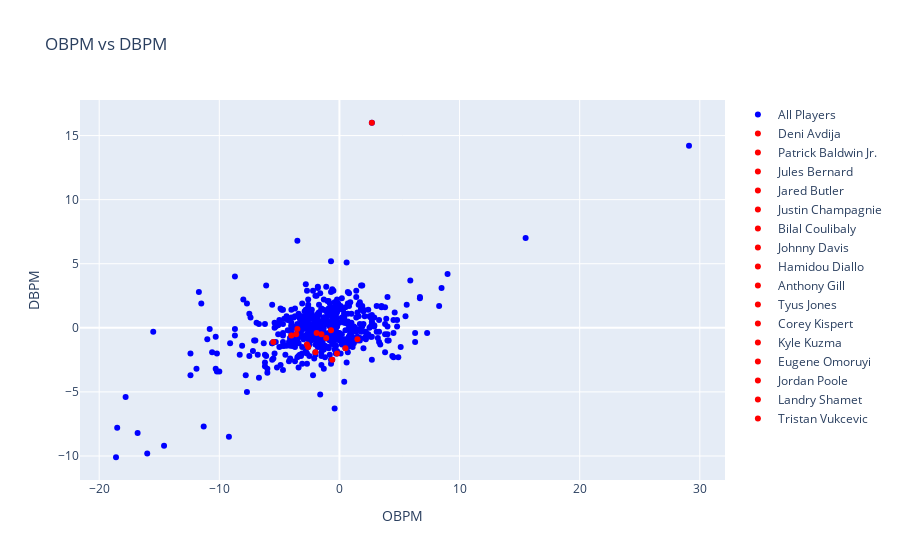

The code cell stored with this chart in its notebook:
### Code cell
import plotly.graph_objects as go

fig = go.Figure()

fig.add_trace(go.Scatter(x=player['OBPM'], y=player['DBPM'], mode='markers', marker=dict(color='blue'), hovertext=player['Player'], name='All Players'))


for i, row in WAS_players.iterrows():
    fig.add_trace(go.Scatter(x=[row['OBPM']], y=[row['DBPM']], mode='markers', marker=dict(color='red'), hovertext=row['Player'], name=row['Player']))

fig.update_layout(title='OBPM vs DBPM', xaxis_title='OBPM', yaxis_title='DBPM')

fig.show()

### Figure 1 — Plotly figure (JSON) as saved in the notebook; plotly's stock layout.template omitted (floating-point values rounded to 4 significant figures; data arrays with more than 128 entries replaced by an {"elided": "..."} marker saying what was removed)
{"data": [{"hovertext": {"elided": "572 str values"}, "marker": {"color": "blue"}, "mode": "markers", "name": "All Players", "type": "scatter", "x": {"elided": "572 float values"}, "y": {"elided": "572 float values"}}, {"hovertext": "Deni Avdija", "marker": {"color": "red"}, "mode": "markers", "name": "Deni Avdija", "type": "scatter", "x": [-0.7], "y": [-0.2]}, {"hovertext": "Patrick Baldwin Jr.", "marker": {"color": "red"}, "mode": "markers", "name": "Patrick Baldwin Jr.", "type": "scatter", "x": [-4], "y": [-0.6]}, {"hovertext": "Jules Bernard", "marker": {"color": "red"}, "mode": "markers", "name": "Jules Bernard", "type": "scatter", "x": [-0.6], "y": [-2.5]}, {"hovertext": "Jared Butler", "marker": {"color": "red"}, "mode": "markers", "name": "Jared Butler", "type": "scatter", "x": [-1.5], "y": [-0.5]}, {"hovertext": "Justin Champagnie", "marker": {"color": "red"}, "mode": "markers", "name": "Justin Champagnie", "type": "scatter", "x": [-1.1], "y": [-0.8]}, {"hovertext": "Bilal Coulibaly", "marker": {"color": "red"}, "mode": "markers", "name": "Bilal Coulibaly", "type": "scatter", "x": [-3.6], "y": [-0.5]}, {"hovertext": "Johnny Davis", "marker": {"color": "red"}, "mode": "markers", "name": "Johnny Davis", "type": "scatter", "x": [-5.5], "y": [-1.1]}, {"hovertext": "Hamidou Diallo", "marker": {"color": "red"}, "mode": "markers", "name": "Hamidou Diallo", "type": "scatter", "x": [2.7], "y": [16]}, {"hovertext": "Anthony Gill", "marker": {"color": "red"}, "mode": "markers", "name": "Anthony Gill", "type": "scatter", "x": [-2.6], "y": [-1.5]}, {"hovertext": "Tyus Jones", "marker": {"color": "red"}, "mode": "markers", "name": "Tyus Jones", "type": "scatter", "x": [1.5], "y": [-0.9]}, {"hovertext": "Corey Kispert", "marker": {"color": "red"}, "mode": "markers", "name": "Corey Kispert", "type": "scatter", "x": [-0.2], "y": [-2]}, {"hovertext": "Kyle Kuzma", "marker": {"color": "red"}, "mode": "markers", "name": "Kyle Kuzma", "type": "scatter", "x": [0.5], "y": [-1.6]}, {"hovertext": "Eugene Omoruyi", "marker": {"color": "red"}, "mode": "markers", "name": "Eugene Omoruyi", "type": "scatter", "x": [-1.9], "y": [-0.4]}, {"hovertext": "Jordan Poole", "marker": {"color": "red"}, "mode": "markers", "name": "Jordan Poole", "type": "scatter", "x": [-2], "y": [-1.9]}, {"hovertext": "Landry Shamet", "marker": {"color": "red"}, "mode": "markers", "name": "Landry Shamet", "type": "scatter", "x": [-2.7], "y": [-1.3]}, {"hovertext": "Tristan Vukcevic", "marker": {"color": "red"}, "mode": "markers", "name": "Tristan Vukcevic", "type": "scatter", "x": [-3.5], "y": [-0.1]}], "layout": {"title": {"text": "OBPM vs DBPM"}, "xaxis": {"title": {"text": "OBPM"}}, "yaxis": {"title": {"text": "DBPM"}}}}
